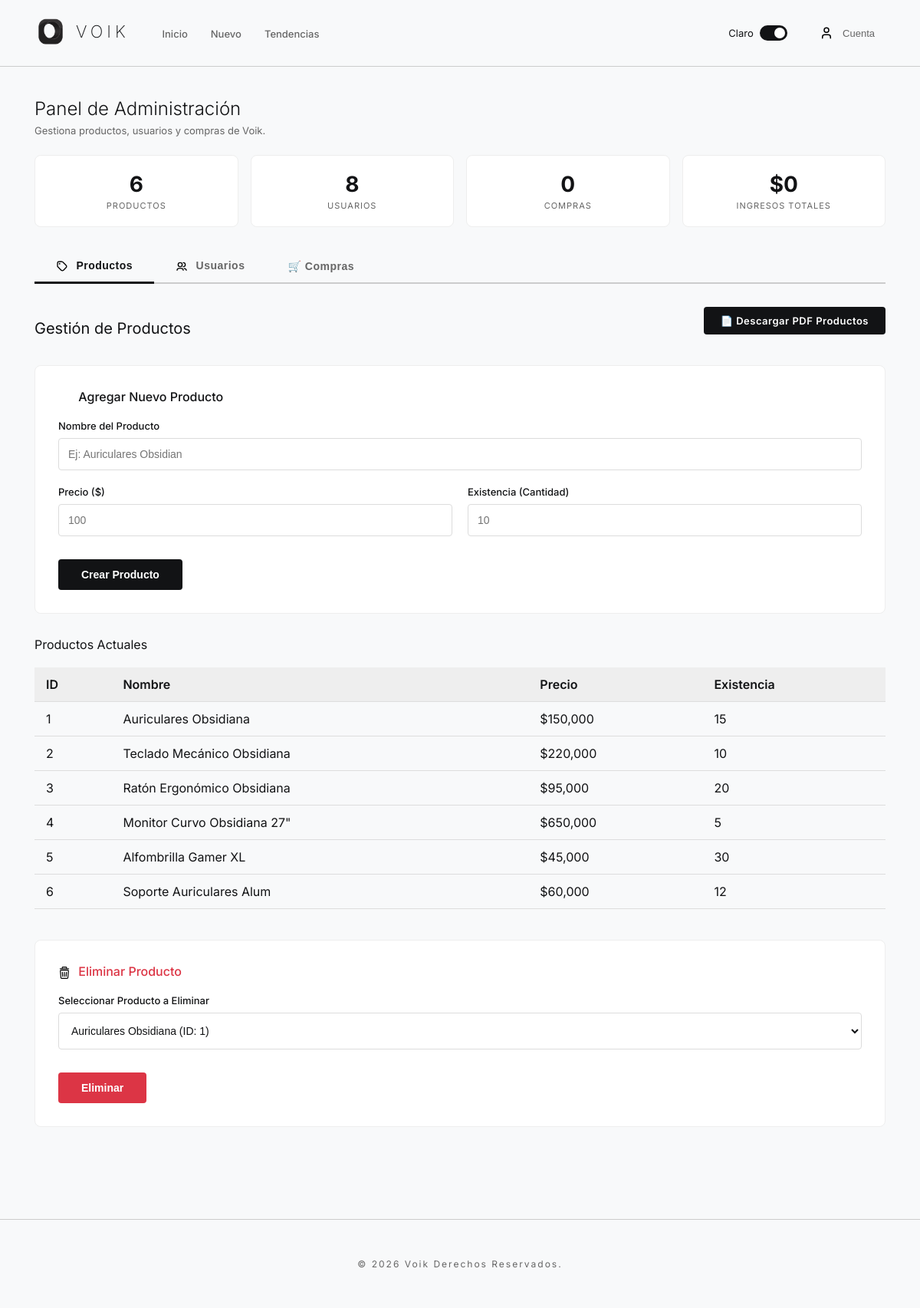
Before: /admin (signed in) with the older database file.
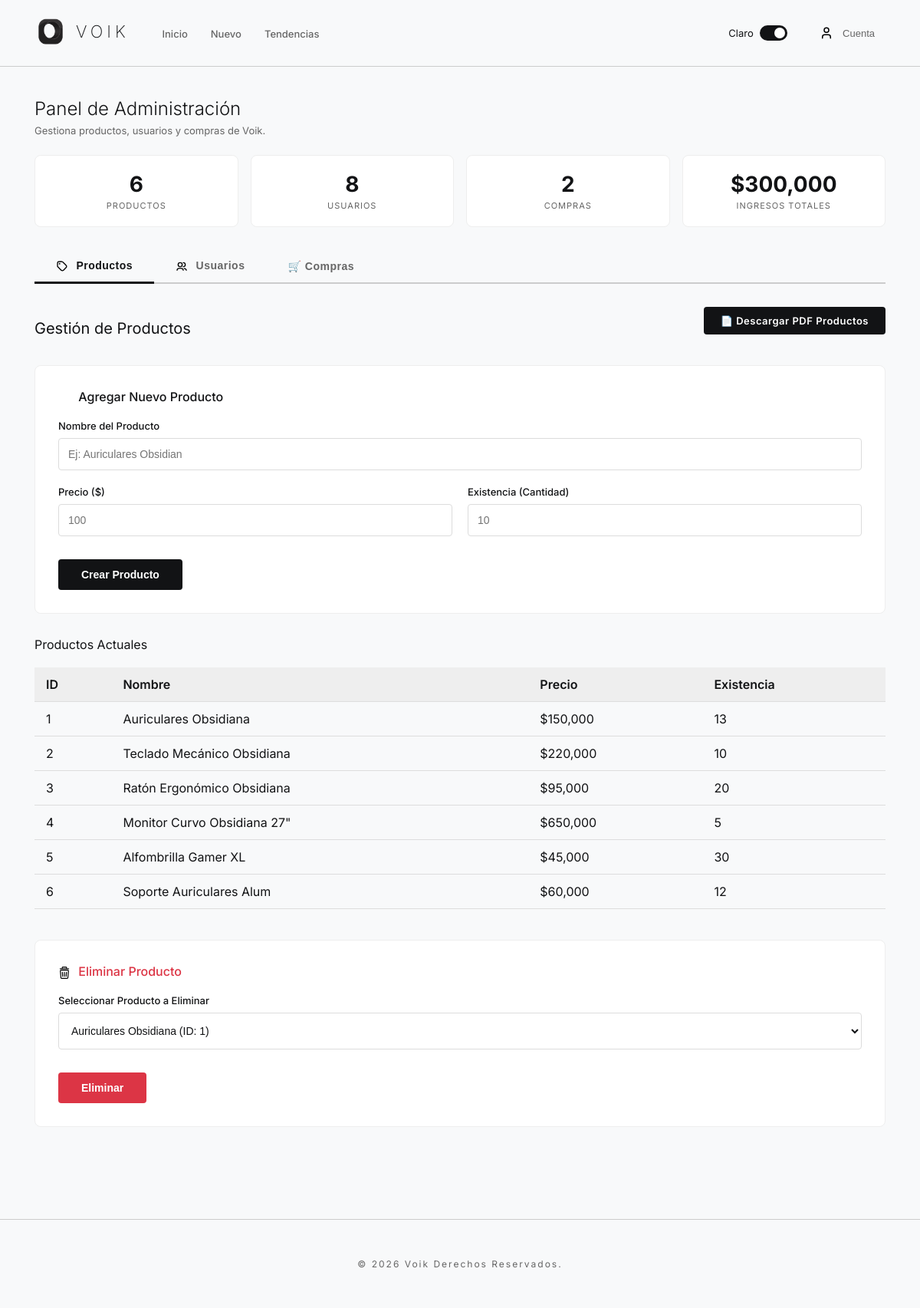
After: the same page with the newer database file.
### models.py (models this page shows, shortened)
class Producto(Base):
    __tablename__ = "productos"
    id = Column(Integer, primary_key=True, index=True)
    nombre = Column(String(100), nullable=False)
    precio = Column(Float, nullable=False)
    existencia = Column(Integer, default=0)
    detalles = relationship("DetalleCompra", back_populates="producto")

### app.py (the view)
@app.route('/admin')
def admin():
    if session.get('user_role') != 'admin':
        flash('Acceso denegado. Se requieren permisos de administrador.', 'danger')
        return redirect(url_for('galeria'))
    db = SessionLocal()
    try:
        productos = db.query(Producto).all()
        usuarios = db.query(Usuario).all()
        compras = db.query(Compra).order_by(Compra.fecha.desc()).all()
        total_compras = len(compras)
        total_ingresos = sum(c.total for c in compras)
        total_usuarios = len(usuarios)
        usuarios_data = []
        for u in usuarios:
            usuarios_data.append({
                'id': u.id,
                'nombre': u.nombre,
                'nombre_usuario': u.nombre_usuario,
                'email': u.email,
                'rol': u.rol,
                'activo': u.activo,
                'num_compras': len(u.compras),
                'total_gastado': sum(c.total for c in u.compras)
            })
        compras_data = []
        for c in compras:
            compras_data.append({
                'id': c.id,
                'usuario': c.usuario.nombre if c.usuario else '—',
                'email': c.usuario.email if c.usuario else '—',
                'fecha': c.fecha.strftime('%d/%m/%Y %H:%M') if c.fecha else '—',
                'total': c.total,
                'estado': c.estado,
                'detalles': [{'nombre': d.nombre_producto, 'cantidad': d.cantidad, 'subtotal': d.subtotal} for d in c.detalles]
            })
        return render_template('admin.html',
                               productos=productos,
                               usuarios=usuarios_data,
                               compras=compras_data,
                               stats={
                                   'total_compras': total_compras,
                                   'total_ingresos': total_ingresos,
                                   'total_usuarios': total_usuarios,
                                   'total_productos': len(productos)
                               })
    finally:
        db.close()

### app.py (called while the page is built)
@app.before_request
def init_session():
    if 'light_mode' not in session:
        session['light_mode'] = True
    if 'cart' not in session:
        session['cart'] = {}

### templates/admin.html (shortened to what the changed rows need)
{% extends "base.html" %}
{% block content %}
<section style="padding: 40px 0;">
    <h1 style="font-weight: 300; margin-bottom: 6px;">Panel de Administración</h1>
    <div class="stat-cards">
        <div class="stat-card">
            <div class="stat-num">{{ stats.total_compras }}</div>
            <div class="stat-label">Compras</div>
        </div>
        <div class="stat-card">
            <div class="stat-num">${{ "{:,.0f}".format(stats.total_ingresos) }}</div>
            <div class="stat-label">Ingresos Totales</div>
        </div>
    </div>
    <div class="admin-tab-panel active" id="panel-productos">
        <div class="section-header">
            <h2 style="font-weight: 400; font-size: 20px;">Gestión de Productos</h2>
        </div>
        {% if productos %}
            <table class="admin-table">
                <thead>
                    <tr>
                        <th>ID</th>
                        <th>Nombre</th>
                        <th>Precio</th>
                        <th>Existencia</th>
                    </tr>
                </thead>
                <tbody>
                    {% for prod in productos %}
                        <tr>
                            <td>{{ prod.id }}</td>
                            <td>{{ prod.nombre }}</td>
                            <td>${{ "{:,.0f}".format(prod.precio) }}</td>
                            <td>{{ prod.existencia }}</td>
                        </tr>
                    {% endfor %}
                </tbody>
            </table>
        {% else %}
            <div class="info-alert">
                <p class="info-alert-text">No hay productos en la base de datos.</p>
            </div>
        {% endif %}
    </div>
</section>
{% endblock %}

Changed rows visible on the page:
changed Producto "Auriculares Obsidiana": existencia "15" → "13"
Other visible differences:
{{ stats.total_compras }}: "0" → "2"
{{ "{:,.0f}".format(stats.total_ingresos) }}: "0" → "300,000"
